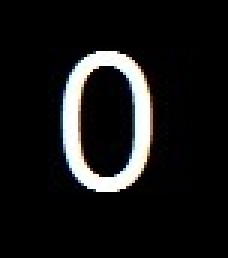
#> input picture Samples/1.jpg, 76 x 86 px, found by its file name (shown 3 times larger); its folder holds only this picture in this run
$ python DPR.py   (Python 2 division)
#> lines starting #> are read from the running program, lines starting #| are printed output that depends on the picture; after the words box and inside, x2 and y2 are one past the last pixel; in counts of white or black regions, pixels touching at a corner belong together
import numpy as np
import cv2

#Program which intend to recognize digit patterns,opencv 2.4.2 was used#

#Training!
#For the training,the image of the digit is displayed and it is expected that the user press on his keyboard the digit is shown on screen
def training(contoursObj):
	#Empty array for the labels
	samples =  np.empty((0,100))
	#Empty array for the corresponding value
	valueDigit = []
	#Loop over all the images,in this case we have 9 images per digit,so in total we have 90 images(we included 0 as a digit)
	for num_image in range(1,91):
		#Get the image and find the contours of the number(rectangle)
		image_digit = cv2.imread("Samples\\"+str(num_image)+".jpg")
#> image_digit is the input picture: shape (86, 76, 3); mean B, G, R 23.4, 23.3, 23.3
		#Magic thingies to te image so the contours can be more precise
		gray = cv2.cvtColor(image_digit,cv2.COLOR_BGR2GRAY)
		blur = cv2.GaussianBlur(gray,(5,5),0)
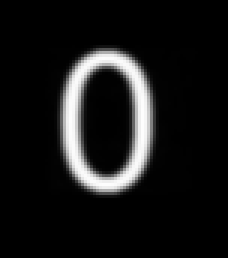
#> blur: shape (86, 76) (shown 3 times larger); min 0, max 253, mean 23.3
		thresh = cv2.adaptiveThreshold(blur,255,1,1,11,2)
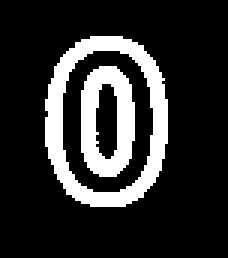
#> thresh: shape (86, 76) (shown 3 times larger); 18% white; 2 white regions, box (x1, y1, x2, y2) and area: (15, 12, 56, 69) 756, (27, 22, 45, 59) 423
		#Coordinates of the rectangle (x,y)->starting points, (w,h)-> width and height
		x,y,w,h = contours(image_digit)
		cv2.imshow('digit',image_digit)
		roi = thresh[y:y+h,x:x+w]
		roismall = cv2.resize(roi,(10,10))
		key = cv2.waitKey(0)
		#Assign the value of the image
		valueDigit.append(int(chr(key)))
		sample = roismall.reshape((1,100))
		#Add the label to the array
   		samples = np.append(samples,sample,0)
	#Array of the images
	valueDigit = np.array(valueDigit,np.float32)
	valueDigit = valueDigit.reshape((valueDigit.size,1))
	print "training complete"
	np.savetxt('generalsamples.data',samples)
	np.savetxt('generalvaluedigits.data',valueDigit)

#Function for finding contours of the image which is given as a parameter
def contours(imageToDraw):
	imgray = cv2.cvtColor(imageToDraw,cv2.COLOR_BGR2GRAY)
	ret,thresh = cv2.threshold(imgray,127,255,0)
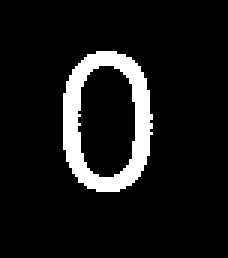
#> thresh: shape (86, 76) (shown 3 times larger); 9% white; 1 white region
	contours, hierarchy = cv2.findContours(thresh,cv2.RETR_TREE,cv2.CHAIN_APPROX_SIMPLE)
#> contours = 2 contours; box (x1, y1, x2, y2) and area: (21, 17, 51, 64) 1106, (25, 21, 46, 60) 617
	x,y,w,h = cv2.boundingRect(contours[0])
#> x = 21; y = 17; w = 30; h = 47
	return x,y,w,h


#Testing!
def loadSamples():
	#Load the patterns and the labels
	samples = np.loadtxt('generalsamples.data',np.float32)
	responses = np.loadtxt('generalvaluedigits.data',np.float32)
	responses = responses.reshape((responses.size,1))
	#We use the opencv built-in function KNeartest
	model = cv2.KNearest()
	#We train the algorithm
	model.train(samples,responses)
	return model

#Function for testing the algorithm
def testAlgorithm(algorithmKNearest):
	#Loop through all the images
	for image_testing in range(1,91):
		#Read image for testing
		imTest = cv2.imread('TestingImages\\'+str(image_testing)+'.jpg')
		#Output image
		out = np.zeros(imTest.shape,np.uint8)
		gray = cv2.cvtColor(imTest,cv2.COLOR_BGR2GRAY)
		thresh = cv2.adaptiveThreshold(gray,255,1,1,11,2)
		#Find the contours of the image
		contors,hierarchy = cv2.findContours(thresh,cv2.RETR_LIST,cv2.CHAIN_APPROX_SIMPLE)
		#Bounding rectangle of the digit
		x,y,w,h = contours(imTest)
		#Resize the rectangle and store just some pixels
		roi = thresh[y:y+h,x:x+w]
		roismall = cv2.resize(roi,(10,10))
		roismall = roismall.reshape((1,100))
		roismall = np.float32(roismall)
		#We use the KNearest function find_nearest with k = 1
		retval,results,neigh_resp,dists = algorithmKNearest.find_nearest(roismall,k = 1)
		string = str(int((results[0][0])))
		cv2.putText(out,string,(x,y+h),0,1,(0,255,0))
		#Show te original image and the result
		cv2.imshow('imTest',imTest)
		cv2.imshow('imOut',out)
		cv2.waitKey(0)

#Main function
def main():
	training(contours)
#> in training, `x,y,w,h = contours(image_digit)`: x = 21; y = 17; w = 30; h = 47
#> in training, `roi = thresh[y:y+h,x:x+w]`:
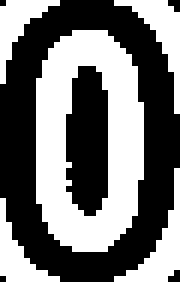
#> roi: shape (47, 30) (shown 6 times larger); 45.7% white; 5 white regions, box (x1, y1, x2, y2) and area: (6, 5, 24, 42) 423, (19, 28, 30, 47) 62, (19, 0, 30, 19) 61, (0, 0, 10, 14) 50, (0, 33, 10, 47) 49
#> (key Esc is pressed here)
	kNearestNeighbourhood = loadSamples()
	testAlgorithm(kNearestNeighbourhood)

#> (the run stopped early here; a loop or call above may not have finished)
